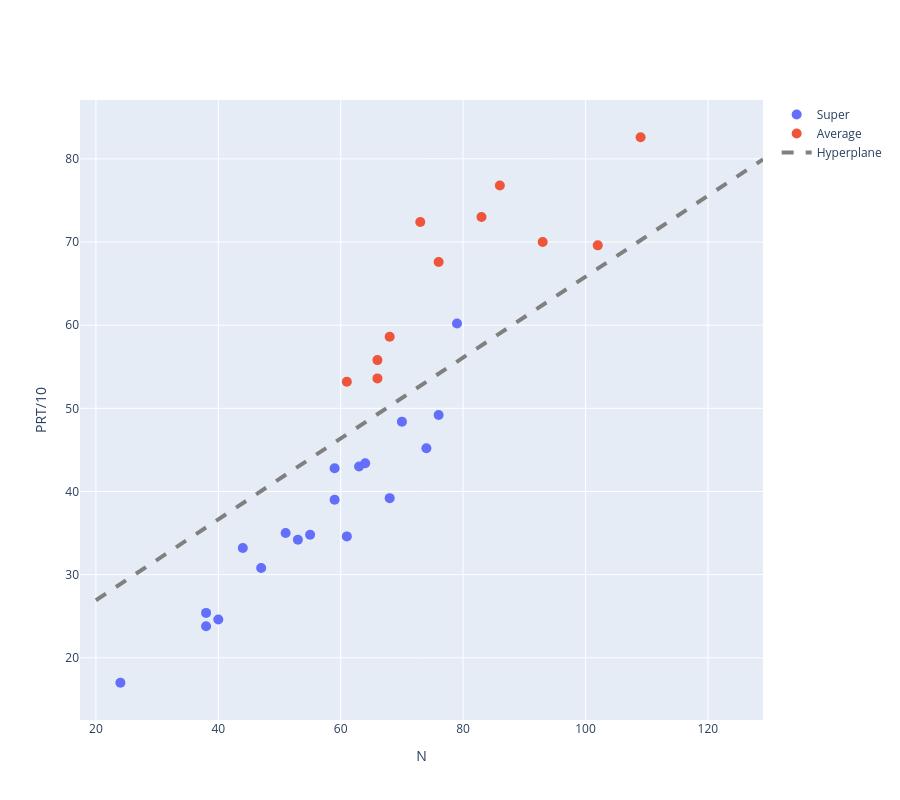

The cell this chart's notebook holds for it:
### Markdown cell above
-Plot the testing data and the computed hyperplane.

### Code cell
ixSupTe=np.where(yte==1)[0]
ixAvgTe=np.where(yte==2)[0]


fig=go.Figure()
fig.add_trace(go.Scatter(x=Xte[ixSupTe,0],y=Xte[ixSupTe,1],mode='markers',name='Super'))
fig.add_trace(go.Scatter(x=Xte[ixAvgTe,0],y=Xte[ixAvgTe,1],mode='markers',name='Average'))
fig.update_traces(marker=dict(size=10))


x1 = np.arange(20,130,1)

x2=-(w[0,0]/w[1,0])*x1-b/w[1,0]
fig.add_trace(go.Scatter(x=x1,y=x2.flatten(),
                         mode='lines', line=dict(dash='dash',color="gray",width=4),name='Hyperplane'))

fig.update_xaxes(title_text='N')
fig.update_yaxes(title_text='PRT/10')
fig.update_layout(
    autosize=False,
    width=900,
    height=800)
fig.show()

### Figure 1 — Plotly figure (JSON) as saved in the notebook; plotly's stock layout.template omitted (floating-point values rounded to 4 significant figures)
{"data": [{"marker": {"size": 10}, "mode": "markers", "name": "Super", "type": "scatter", "x": [51, 74, 53, 63, 47, 76, 59, 24, 40, 70, 59, 38, 79, 55, 64, 61, 44, 38, 68], "y": [35, 45.2, 34.2, 43, 30.8, 49.2, 42.8, 17, 24.6, 48.4, 39, 25.4, 60.2, 34.8, 43.4, 34.6, 33.2, 23.8, 39.2]}, {"marker": {"size": 10}, "mode": "markers", "name": "Average", "type": "scatter", "x": [73, 86, 66, 66, 102, 93, 68, 109, 61, 83, 76], "y": [72.4, 76.8, 53.6, 55.8, 69.6, 70, 58.6, 82.6, 53.2, 73, 67.6]}, {"line": {"color": "gray", "dash": "dash", "width": 4}, "mode": "lines", "name": "Hyperplane", "type": "scatter", "x": [20, 21, 22, 23, 24, 25, 26, 27, 28, 29, 30, 31, 32, 33, 34, 35, 36, 37, 38, 39, 40, 41, 42, 43, 44, 45, 46, 47, 48, 49, 50, 51, 52, 53, 54, 55, 56, 57, 58, 59, 60, 61, 62, 63, 64, 65, 66, 67, 68, 69, 70, 71, 72, 73, 74, 75, 76, 77, 78, 79, 80, 81, 82, 83, 84, 85, 86, 87, 88, 89, 90, 91, 92, 93, 94, 95, 96, 97, 98, 99, 100, 101, 102, 103, 104, 105, 106, 107, 108, 109, 110, 111, 112, 113, 114, 115, 116, 117, 118, 119, 120, 121, 122, 123, 124, 125, 126, 127, 128, 129], "y": [26.92, 27.41, 27.89, 28.38, 28.87, 29.35, 29.84, 30.33, 30.81, 31.3, 31.79, 32.27, 32.76, 33.24, 33.73, 34.22, 34.7, 35.19, 35.68, 36.16, 36.65, 37.14, 37.62, 38.11, 38.6, 39.08, 39.57, 40.05, 40.54, 41.03, 41.51, 42.0, 42.49, 42.97, 43.46, 43.95, 44.43, 44.92, 45.41, 45.89, 46.38, 46.86, 47.35, 47.84, 48.32, 48.81, 49.3, 49.78, 50.27, 50.76, 51.24, 51.73, 52.21, 52.7, 53.19, 53.67, 54.16, 54.65, 55.13, 55.62, 56.11, 56.59, 57.08, 57.57, 58.05, 58.54, 59.02, 59.51, 60.0, 60.48, 60.97, 61.46, 61.94, 62.43, 62.92, 63.4, 63.89, 64.38, 64.86, 65.35, 65.83, 66.32, 66.81, 67.29, 67.78, 68.27, 68.75, 69.24, 69.73, 70.21, 70.7, 71.18, 71.67, 72.16, 72.64, 73.13, 73.62, 74.1, 74.59, 75.08, 75.56, 76.05, 76.54, 77.02, 77.51, 77.99, 78.48, 78.97, 79.45, 79.94]}], "layout": {"autosize": false, "height": 800, "width": 900, "xaxis": {"title": {"text": "N"}}, "yaxis": {"title": {"text": "PRT/10"}}}}
